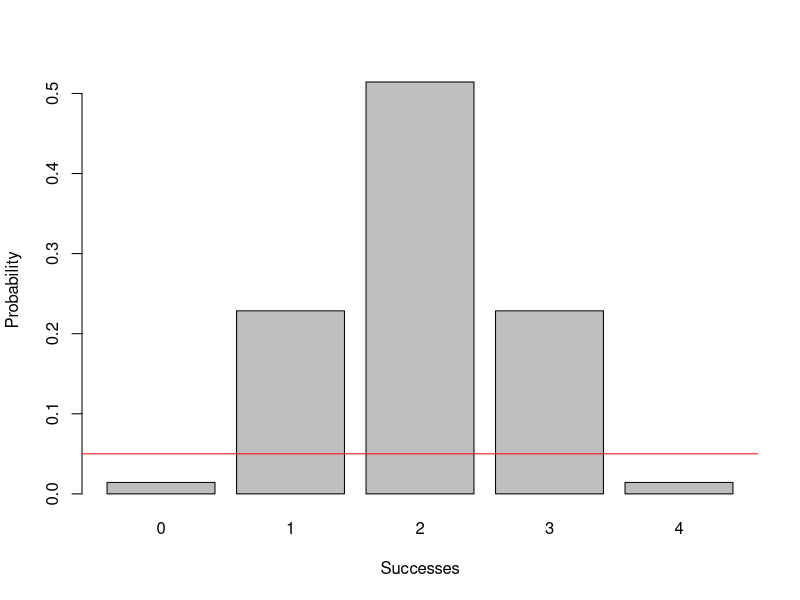
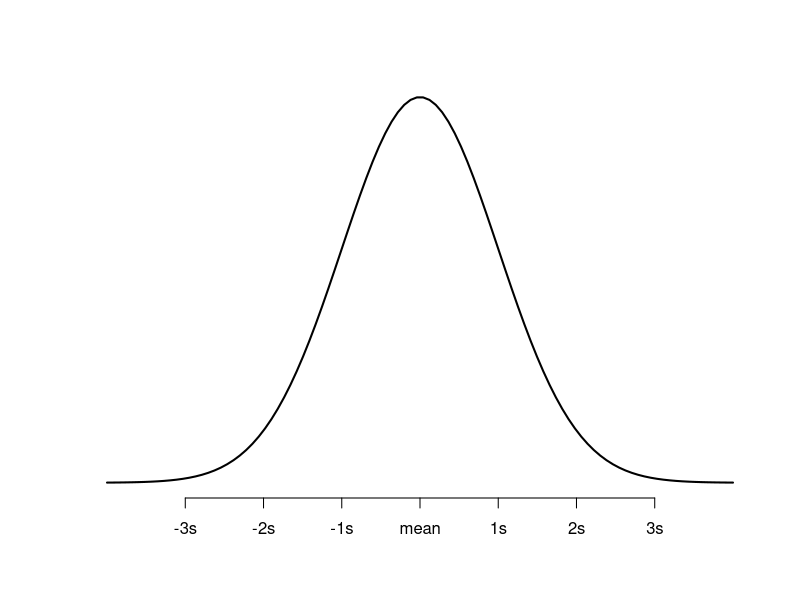

Write R code to recreate these figures, in order. (Note: this script raises an error after producing the figures.)
####Initialize####
library(ggplot2)
library(tidyverse)
####Distributions####
x_dhyper <- seq(0, 4, by = 1)

# Apply dhyper function
y_dhyper <- dhyper(x_dhyper, m = 4, n = 4, k = 4)   

# Plot dhyper values
barplot(y_dhyper, ylab = "Probability", xlab = "Successes", names.arg = c(0,1,2,3,4)) 
abline (h=0.05, col="red")

#Create a sequence of 100 equally spaced numbers between -4 and 4
x <- seq(-4, 4, length=100)

#create a vector of values that shows the height of the probability distribution
#for each value in x
y <- dnorm(x)

#plot x and y as a scatterplot with connected lines (type = "l") and add
#an x-axis with custom labels
plot(x,y, type = "l", lwd = 2, axes = FALSE, xlab = "", ylab = "")
axis(1, at = -3:3, labels = c("-3s", "-2s", "-1s", "mean", "1s", "2s", "3s"))


#generate normally distributed random numbers
pop1=rnorm(100,20)
pop2=rnorm(100,20)

tickwts <- cbind(pop1,pop2)
View(tickwts)
tickwts <- as_tibble(tickwts)


tickwts <- as_tibble(tickwts) %>% 
  pivot_longer(
    everything(),
    names_to = "population",
    values_to = "weight_mg"
  ) %>%
  arrange(population)

plot <- tickwts %>% 
  ggplot(aes(x=population,
             y=weight)) +
  geom_point(size = 3)

boxplot <- tickwts %>% 
  ggplot(aes(x=population,
             y=weight)) +
  geom_boxplot()

histo <- tickwts %>% 
  ggplot(aes(y=weight, color=population)) +
  geom_histogram() +
  coord_flip()
histo
